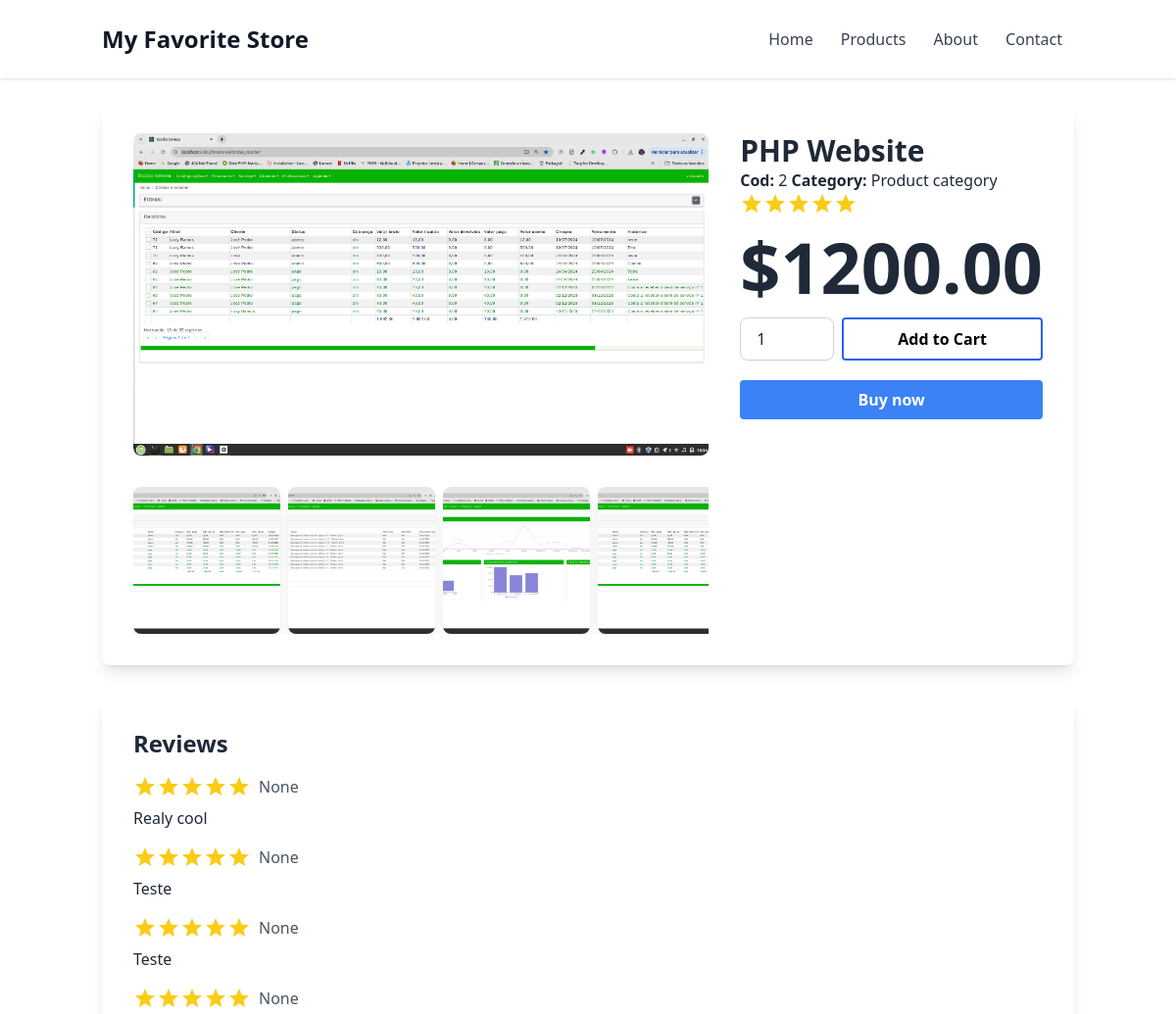
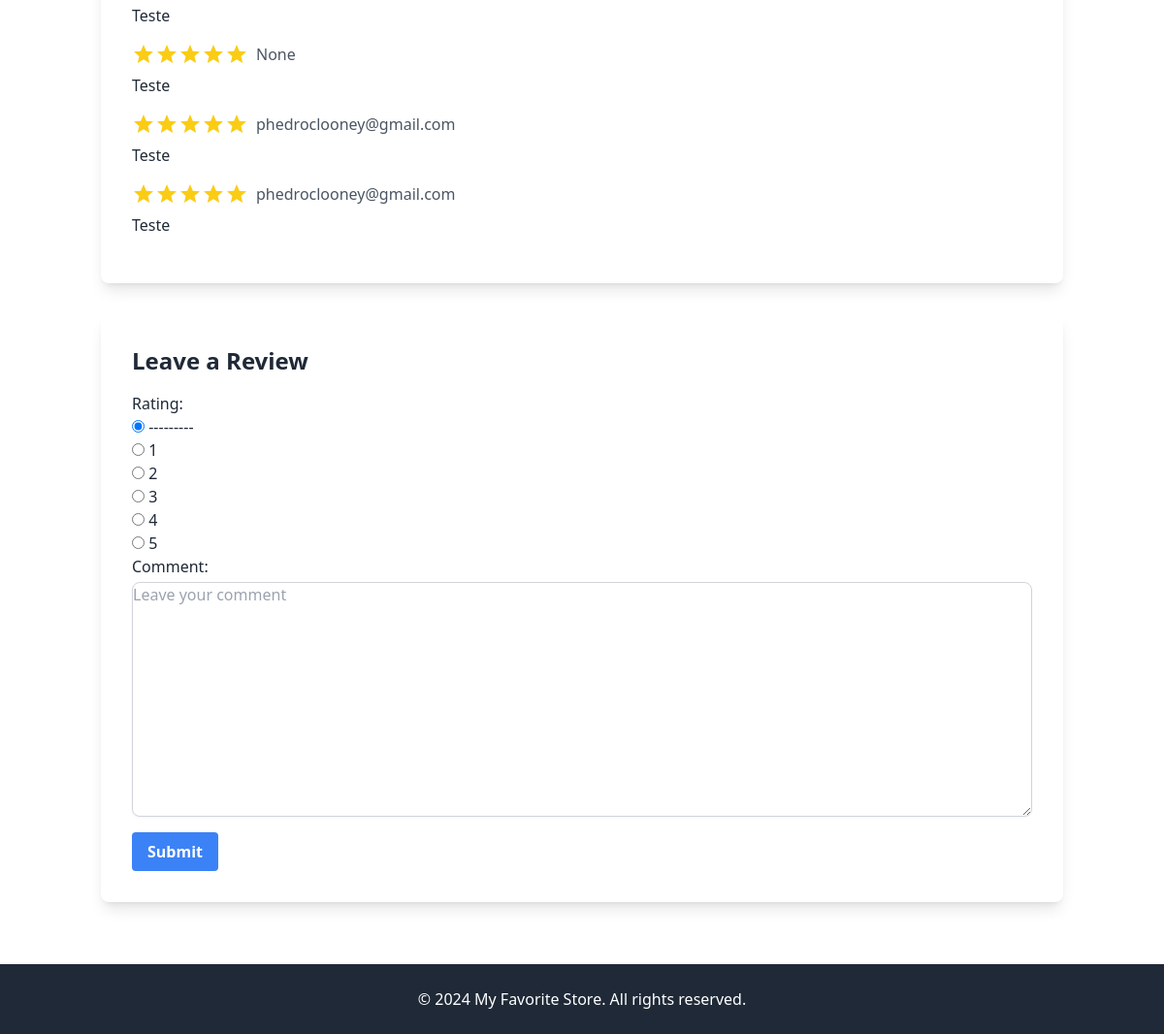
/product/details/2, run on the app's committed database (2 pictures, top to bottom).
### WebStoreApp/models.py (models this page shows, shortened)
class BaseModel(models.Model):
    ACTIVE_STORE = [
        (1,'Yes'),
        (0,'No'),
    ]
    created_at = models.DateTimeField(auto_now_add=True)
    updated_at = models.DateTimeField(auto_now=True)
    deleted_at = models.DateTimeField(null=True, default=None)
    created_by_user_id = models.ForeignKey(User, on_delete=models.CASCADE, null=True, default=None, related_name='created_%(class)s_set')
    updated_by_user_id = models.ForeignKey(User, on_delete=models.CASCADE, null=True, default=None, related_name='updated_%(class)s_set')
    deleted_by_user_id = models.ForeignKey(User, on_delete=models.CASCADE, null=True, default=None, related_name='deleted_%(class)s_set')
    active = models.IntegerField(max_length=1, choices=ACTIVE_STORE)
    class Meta:
        abstract = True

class ProductImage(BaseModel):
    IS_DEFAULT = [
        (1,'yes'),
        (0,'no'),
    ]
    product_id = models.ForeignKey(Product, on_delete=models.CASCADE, related_name='images')
    image = models.ImageField(upload_to='product_images/')
    caption = models.CharField(max_length=200, blank=True, null=True)
    is_default = models.IntegerField(max_length=1, choices=IS_DEFAULT, default=0, help_text="This is the default image?")

class Product(BaseModel):
    name = models.CharField(max_length=255, null=False, help_text="The product's name")
    product_brand_id = models.ForeignKey(ProductBrand, on_delete=models.CASCADE)
    product_category_id = models.ForeignKey(ProductCategory, on_delete=models.CASCADE,help_text="The product category table id")

class ProductPrice(BaseModel):
    IS_DEFAULT = [
        (1,'yes'),
        (0,'no'),
    ]
    price = models.DecimalField(max_digits=60, decimal_places=6, default=0, null=True, help_text="Product price")
    product_id = models.ForeignKey(Product, on_delete=models.CASCADE, related_name='prices')
    is_default = models.IntegerField(max_length=1, choices=IS_DEFAULT, default=0, help_text="This is the default price?")

class Review(BaseModel):
    product_id = models.ForeignKey(Product, on_delete=models.CASCADE)
    rating = models.IntegerField(choices=[(i, i) for i in range(1,6)])
    comment = models.TextField()

class User(models.Model):
    VERIFIED_USER = [
        (1,'Yes'),
        (0,'No'),
    ]
    ACTIVE_STORE = [
        (1,'Yes'),
        (0,'No'),
    ]
    email = models.CharField(max_length=500, null=False, help_text="The user's email")
    password = models.CharField(max_length=255, null=False, help_text="The user's password")
    verified_user = models.IntegerField(max_length=1, choices=VERIFIED_USER)
    active = models.IntegerField(max_length=1, choices=ACTIVE_STORE )
    created_at = models.DateTimeField(auto_now_add=True)
    updated_at = models.DateTimeField(auto_now=True)
    deleted_at = models.DateTimeField(null=True)
    person_id = models.ForeignKey("Person", on_delete=models.CASCADE, null=True, default=None, related_name='persons')
    def __str__(self) -> str:
        return self.email

### WebStoreApp/views.py (the view)
# urls.py: path("product/details/<int:pk>", views.product_details, name='product_details'),
def product_details(request, pk, template_name='story/product_details.html'):
    product = get_object_or_404(Product, pk=pk)
    reviews =  []
    review_all = Review.objects.all().order_by('-id')
    for rw in review_all:
        reviews.append({'rating':rw.rating, 'user':{'username':rw.created_by_user_id}, 'comment':rw.comment})
    form = ReviewForm()
    if  'form' in request.session:
        form = ReviewForm(request.session['form'] or None)
        del request.session['form']
    return render(request, template_name, {'element': product, 'reviews':reviews, 'form':form})

### WebStoreApp/views.py
class ReviewForm(ModelForm):
    class Meta:
        model = Review
        fields = ['rating', 'comment']
        widgets={
            'rating':forms.RadioSelect(choices=[(i, f'{i} Star{"s" if i > 1 else ""}') for i in range(1, 6)]),
            'comment':forms.Textarea(attrs={'class': 'form-textarea mt-1 block w-full rounded-lg border border-gray-300 shadow-sm focus:outline-none focus:ring-2 focus:ring-blue-500 focus:border-blue-500', 'placeholder': 'Leave your comment'}),
        }

### WebStoreApp/templates/story/product_details.html (shortened to what this page needs)
{% extends 'base.html' %}
{% block content %}
    <div class="container mx-auto px-4 py-6">
        <div class="bg-white p-8 rounded-lg shadow-lg">
            <div class="flex">
                <div class="w-2/3 ">
                    <div class="">
                        {% with element.images.first as first_image %}
                            {% if first_image %}
                                <img class="rounded-lg h-22" src="{{first_image.image.url}}" alt="{{first_image.image.caption}}" >
                            {% else %}
                                <img class="rounded-lg h-22" src="https://via.placeholder.com/150" alt="{{item.name}}">
                            {% endif %}
                        {% endwith %}
                    </div>
                    <div class="mt-4">
                        <div class="carousel mt-8">
                            {% for image in element.images.all %}
                                <div class="carousel-item">
                                    <a href="#" >
                                        <img src="{{ image.image.url }}" alt="{{image.image.caption}}" class="rounded-lg shadow-lg ">
                                     </a>
                                </div>
                            {% endfor %}
                        </div>
                    </div>
                </div>
                <div class="ml-8 flex-grow">
                    <h1 class="text-3xl font-bold">{{ element.name }}</h1>
                    <p><span><b>Cod: </b>{{element.pk}}</span> <span><b>Category: </b> Product category</span></p>
                    <p>
                        <div class="flex items-center">
                            {% for i in 'asdfg' %}
                                <svg class="w-6 h-6 text-yellow-400" fill="currentColor" viewBox="0 0 24 24">
                                    <path d="M12 17.27L18.18 21l-1.64-7.03L22 9.24l-7.19-.61L12 2 9.19 8.63 2 9.24l5.46 4.73L5.82 21z"/>
                                </svg>
                            {% endfor %}
                        </div>
                    </p>
                    {% with element.prices.first as first_price %}
                        <p class="text-7xl font-bold mt-4">${{ first_price.price|floatformat:2|default:"0.00" }}</p>
                    {% endwith %}
                    <form action="{% url 'add_to_cart' element.pk %}" method="post" class="mt-4">
                        <div class="flex flex-column">
                            <input type="number" value="1"  class="form-input  block w-24 px-4 py-2 rounded-lg border border-gray-300 shadow-sm focus:outline-none focus:ring-2 focus:ring-blue-500 focus:border-blue-500"  />
                            <button type="submit" class="ml-2 border-2 border-blue-600 hover:bg-blue-700 hover:text-white text-black font-bold py-2 px-4 rounded w-full">
                                Add to Cart
                            </button>
                        </div>
                        <div class="flex flex-column mt-5">
                            <button type="submit" class="bg-blue-500 hover:bg-blue-700 text-white font-bold py-2 px-4 rounded w-full">
                                Buy now
                            </button>
                        </div>
                    </form>
                </div>
            </div>
        </div>
        <div class="bg-white p-8 mt-8 rounded-lg shadow-lg">
            <h2 class="text-2xl font-bold mb-4">Reviews</h2>
            {% for review in reviews %}
                <div class="mb-4">
                    <div class="flex items-center">
                        <div class="flex items-center">
                            {% for i in 'asdfg' %}
                                <svg class="w-6 h-6 text-yellow-400" fill="currentColor" viewBox="0 0 24 24">
                                    <path d="M12 17.27L18.18 21l-1.64-7.03L22 9.24l-7.19-.61L12 2 9.19 8.63 2 9.24l5.46 4.73L5.82 21z"/>
                                </svg>
                            {% endfor %}
                        </div>
                        <p class="ml-2 text-gray-600">{{ review.user.username }}</p>
                    </div>
                    <p class="mt-2">{{ review.comment }}</p>
                </div>
            {% empty %}
                <p>No reviews yet.</p>
            {% endfor %}
        </div>
        <div class="bg-white p-8 mt-8 rounded-lg shadow-lg">
            <h2 class="text-2xl font-bold mb-4">Leave a Review</h2>
            <form method="post" action="{% url 'product_review_create' element.pk %}">
                {{ form.as_p }}
                <button type="submit" class="bg-blue-500 hover:bg-blue-700 text-white font-bold py-2 px-4 rounded mt-4">
                    Submit
                </button>
            </form>
        </div>
    </div>
{% endblock %}

### WebStoreApp/templates/base.html (style rules this page uses)
.carousel { display: flex; overflow-x: scroll; scroll-snap-type: x mandatory; }
.carousel-item { flex: none; scroll-snap-align: start; margin-right: 8px; }
.carousel img { width: 150px; height: 150px; object-fit: cover; }

### data on the page
ProductImage: image (picture)
ProductImage: image (picture)
ProductImage: image (picture)
ProductImage: image (picture)
Product: name "PHP Website", pk "2"
ProductPrice: price "1200.00"
Review: comment "Realy cool"
Review: comment "Teste"
Review: comment "Teste"
Review: comment "Teste"
Review: comment "Teste"
User: user.username "phedroclooney@gmail.com" "phedroclooney@gmail.com"
Review: comment "Teste"
Review: comment "Teste"

### other printed values
{{ review.user.username }} "None" "None" "None" "None" "None"
